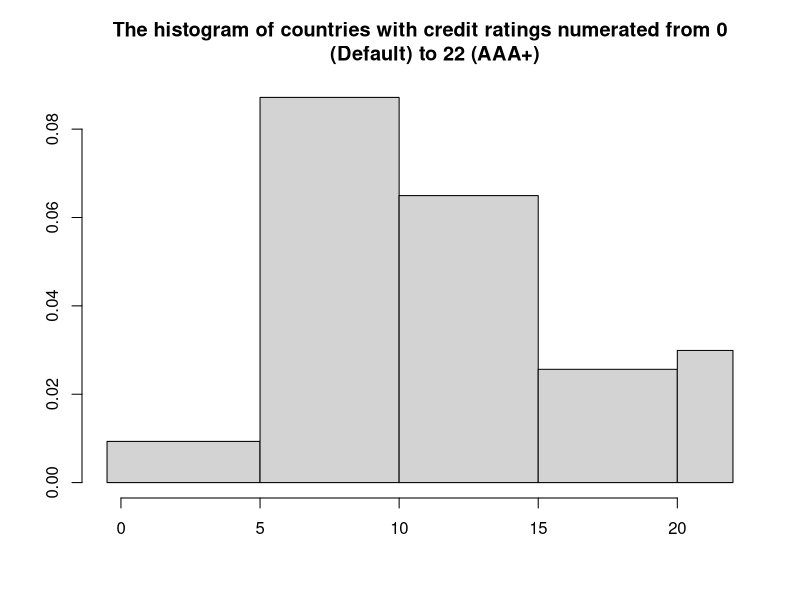

Here is the R script that generated this plot:
### Basic Sovereign Debt Analysis ###

### FOR A BRIEF EXPLANATION PLEASE READ THE ATTACHED WORD DOCUMENT ###

#let us first import the data properly
#install.packages("readxl")
library("readxl")
centralGovernmentDebt = read_excel("Central Government Debt to GDP.xls")
creditRating = read.csv("Credit Rating by Country.csv", sep = ";")
interest = read_excel("Interest Paid on Public Debts to GDP.xls")

#we will restrict ourselves only to data from 2020 (which in itself might not be the best
#idea because of the specific economic impacts of the pandemic)

#we will reorganize the data
interest = interest[c('Interest paid on public debt, percent of GDP (% of GDP)', '2020')]
colnames(interest) = c('country', 'interest_paid')
interest = interest[-1,]

creditRating = creditRating[order(creditRating$country),]

centralGovernmentDebt = centralGovernmentDebt[c('Central Government Debt (Percent of GDP)', '2020')]
colnames(centralGovernmentDebt) = c('country', 'central_government_debt')
centralGovernmentDebt = centralGovernmentDebt[-1,]
centralGovernmentDebt = data.frame(centralGovernmentDebt)

#turning values to numeric
centralGovernmentDebt[,2] = as.numeric(centralGovernmentDebt[,2])

#cleaning NAs
centralGovernmentDebt = centralGovernmentDebt[complete.cases(centralGovernmentDebt), ]

#doing the same with interest
interest = data.frame(interest)
interest[,2] = as.numeric(interest[,2])
interest = interest[complete.cases(interest), ]

d = merge(creditRating, interest, by = "country", all = FALSE)
d = merge(d, centralGovernmentDebt, by = "country", all = FALSE)

#let's code the credit rating to numbers so we may correlate (0 is Default and 22 is AAA+)
map_credit_to_numeric = function(credit_rating) {
  rating_values = c("D" = 0, "C" = 1, "CCC-" = 2, "CCC" = 3, "CCC+" = 4,
                     "B-" = 5, "B" = 6, "B+" = 7, "BB-" = 8, "BB" = 9, "BB+" = 10,
                     "BBB-" = 11, "BBB" = 12, "BBB+" = 13, "A-" = 14, "A" = 15, "A+" = 16,
                     "AA-" = 17, "AA" = 18, "AA+" = 19, "AAA-" = 20, "AAA" = 21, "AAA+" = 22)
  
  if (credit_rating %in% names(rating_values)) {
    return(rating_values[credit_rating])
  } else {
    return(NA)
  }
}

d$SWI = sapply(d$SWI, map_credit_to_numeric)

#cleaning the data again
d_clean = d[complete.cases(d), ]

cor(d_clean$SWI, d_clean$interest_paid)
#[1] -0.2858445
cor(d_clean$SWI, d_clean$central_government_debt)
#[1] -0.4119688

#Our first observation and the answer to our first question (discussion in the document)

#let us turn to answering the second question
breaks = c(-0.5, 5, 10, 15, 20, 22)
hist(d_clean$SWI, main = "The histogram of countries with credit ratings numerated from 0
     (Default) to 22 (AAA+)", breaks = breaks, xlab = "", ylab = "")
?hist
#let us create classes based on the specified borders
classes = cut(d_clean$SWI, breaks = breaks)
count_table = table(classes)

expected = rnorm(d_clean$SWI, mean = mean(d_clean$SWI), sd = sd(d_clean$SWI))
expected = prop.table(expected)
expected_counts = diff(pnorm(breaks, mean = mean(d_clean$SWI), sd = sd(d_clean$SWI)))
chi_squared_test = chisq.test(count_table, p = prop.table(expected_counts))
#our second observation and answer to our second question (discussed in the word document)

#our third question and our third observation (discussed in the word document)
cor(d_clean$interest_paid, d_clean$central_government_debt)